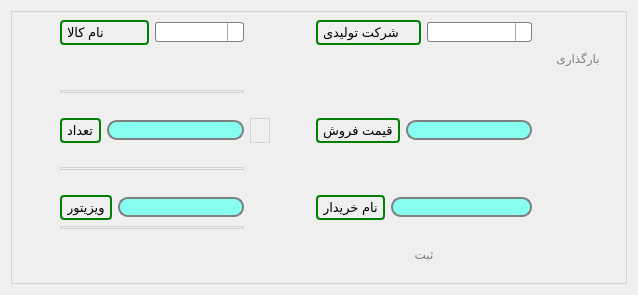
      <widget class="QWidget" name="tab_5">
       <attribute name="title">
        <string>ثبت سفارش</string>
       </attribute>
       <layout class="QGridLayout" name="gridLayout_5">
        <item row="0" column="0">
         <widget class="QWidget" name="widget_2" native="true">
          <property name="autoFillBackground">
           <bool>false</bool>
          </property>
          <property name="styleSheet">
           <string notr="true">QWidget {
    border: 1px solid lightgray;
    titlebar-close-icon: url(close.png);
    titlebar-normal-icon: url(float.png);
}

QWidget::title {
    text-align: left;
    background: lightgray;
    padding-left: 35px;
}

QWidget::close-button, QWidget::float-button {
    background: darkgray;
    padding: 0px;
    icon-size: 14px; /* maximum icon size */
}

QWidget::close-button:hover, QWidget::float-button:hover {
    background: gray;
}

QWidget::close-button:pressed, QWidget::float-button:pressed {
    padding: 1px -1px -1px 1px;
}

QWidget::close-button {
    subcontrol-position: top left;
    subcontrol-origin: margin;
    position: absolute;
    top: 0px; left: 0px; bottom: 0px;
    width: 14px;
}

QWidget::float-button {
    subcontrol-position: top left;
    subcontrol-origin: margin;
    position: absolute;
    top: 0px; left: 16px; bottom: 0px;
    width: 14px;
}</string>
          </property>
          <layout class="QGridLayout" name="gridLayout_4">
           <item row="6" column="1">
            <layout class="QHBoxLayout" name="horizontalLayout_13">
             <item>
              <widget class="QLabel" name="label_17">
               <property name="styleSheet">
                <string notr="true">QFrame, QLabel, QToolTip {
    border: 2px solid green;
    border-radius: 4px;
    padding: 2px;
    background-image: url(images/welcome.png);
}</string>
               </property>
               <property name="text">
                <string>&lt;html&gt;&lt;head/&gt;&lt;body&gt;&lt;p&gt;&lt;span style=&quot; font-size:10pt;&quot;&gt;ویزیتور&lt;/span&gt;&lt;/p&gt;&lt;/body&gt;&lt;/html&gt;</string>
               </property>
              </widget>
             </item>
             <item>
              <widget class="QLineEdit" name="visitor">
               <property name="styleSheet">
                <string notr="true">QLineEdit {
    border: 2px solid gray;
    border-radius: 10px;
    padding: 0 8px;
    background: rgb(134, 255, 241);
    selection-background-color: darkgray;
}</string>
               </property>
              </widget>
             </item>
            </layout>
           </item>
           <item row="6" column="4">
            <layout class="QHBoxLayout" name="horizontalLayout_12">
             <item>
              <widget class="QLabel" name="label_16">
               <property name="styleSheet">
                <string notr="true">QFrame, QLabel, QToolTip {
    border: 2px solid green;
    border-radius: 4px;
    padding: 2px;
    background-image: url(images/welcome.png);
}</string>
               </property>
               <property name="text">
                <string>&lt;html&gt;&lt;head/&gt;&lt;body&gt;&lt;p&gt;&lt;span style=&quot; font-size:10pt;&quot;&gt;نام خریدار&lt;/span&gt;&lt;/p&gt;&lt;/body&gt;&lt;/html&gt;</string>
               </property>
              </widget>
             </item>
             <item>
              <widget class="QLineEdit" name="customerName">
               <property name="styleSheet">
                <string notr="true">QLineEdit {
    border: 2px solid gray;
    border-radius: 10px;
    padding: 0 8px;
    background: rgb(134, 255, 241);
    selection-background-color: darkgray;
}</string>
               </property>
              </widget>
             </item>
            </layout>
           </item>
           <item row="0" column="5">
            <spacer name="horizontalSpacer">
             <property name="orientation">
              <enum>Qt::Horizontal</enum>
             </property>
             <property name="sizeHint" stdset="0">
              <size>
               <width>40</width>
               <height>20</height>
              </size>
             </property>
            </spacer>
           </item>
           <item row="8" column="2">
            <spacer name="verticalSpacer_3">
             <property name="orientation">
              <enum>Qt::Vertical</enum>
             </property>
             <property name="sizeHint" stdset="0">
              <size>
               <width>20</width>
               <height>40</height>
              </size>
             </property>
            </spacer>
           </item>
           <item row="5" column="4">
            <spacer name="verticalSpacer_2">
             <property name="orientation">
              <enum>Qt::Vertical</enum>
             </property>
             <property name="sizeHint" stdset="0">
              <size>
               <width>20</width>
               <height>40</height>
              </size>
             </property>
            </spacer>
           </item>
           <item row="2" column="4">
            <spacer name="verticalSpacer">
             <property name="orientation">
              <enum>Qt::Vertical</enum>
             </property>
             <property name="sizeHint" stdset="0">
              <size>
               <width>20</width>
               <height>40</height>
              </size>
             </property>
            </spacer>
           </item>
           <item row="0" column="0">
            <spacer name="horizontalSpacer_2">
             <property name="orientation">
              <enum>Qt::Horizontal</enum>
             </property>
             <property name="sizeHint" stdset="0">
              <size>
               <width>40</width>
               <height>20</height>
              </size>
             </property>
            </spacer>
           </item>
           <item row="0" column="1">
            <layout class="QHBoxLayout" name="horizontalLayout_9">
             <item>
              <widget class="QLabel" name="label_12">
               <property name="styleSheet">
                <string notr="true">QFrame, QLabel, QToolTip {
    border: 2px solid green;
    border-radius: 4px;
    padding: 2px;
    background-image: url(images/welcome.png);
}</string>
               </property>
               <property name="text">
                <string>&lt;html&gt;&lt;head/&gt;&lt;body&gt;&lt;p&gt;&lt;span style=&quot; font-size:10pt;&quot;&gt;نام کالا&lt;/span&gt;&lt;/p&gt;&lt;/body&gt;&lt;/html&gt;</string>
               </property>
              </widget>
             </item>
             <item>
              <widget class="QComboBox" name="comboName">
               <property name="styleSheet">
                <string notr="true">QComboBox {
    border: 1px solid gray;
    border-radius: 3px;
    padding: 1px 18px 1px 3px;
    min-width: 6em;
}

QComboBox:editable {
    background: white;
}

QComboBox:!editable, QComboBox::drop-down:editable {
     background: qlineargradient(x1: 0, y1: 0, x2: 0, y2: 1,
                                 stop: 0 #E1E1E1, stop: 0.4 #DDDDDD,
                                 stop: 0.5 #D8D8D8, stop: 1.0 #D3D3D3);
}

/* QComboBox gets the &quot;on&quot; state when the popup is open */
QComboBox:!editable:on, QComboBox::drop-down:editable:on {
    background: qlineargradient(x1: 0, y1: 0, x2: 0, y2: 1,
                                stop: 0 #D3D3D3, stop: 0.4 #D8D8D8,
                                stop: 0.5 #DDDDDD, stop: 1.0 #E1E1E1);
}

QComboBox:on { /* shift the text when the popup opens */
    padding-top: 3px;
    padding-left: 4px;
}

QComboBox::drop-down {
    subcontrol-origin: padding;
    subcontrol-position: top right;
    width: 15px;

    border-left-width: 1px;
    border-left-color: darkgray;
    border-left-style: solid; /* just a single line */
    border-top-right-radius: 3px; /* same radius as the QComboBox */
    border-bottom-right-radius: 3px;
}

QComboBox::down-arrow {
    image: url(/usr/share/icons/crystalsvg/16x16/actions/1downarrow.png);
}

QComboBox::down-arrow:on { /* shift the arrow when popup is open */
    top: 1px;
    left: 1px;
}</string>
               </property>
              </widget>
             </item>
            </layout>
           </item>
           <item row="0" column="4">
            <layout class="QHBoxLayout" name="horizontalLayout_8">
             <item>
              <widget class="QLabel" name="label_9">
               <property name="styleSheet">
                <string notr="true">QFrame, QLabel, QToolTip {
    border: 2px solid green;
    border-radius: 4px;
    padding: 2px;
    background-image: url(images/welcome.png);
}</string>
               </property>
               <property name="text">
                <string>&lt;html&gt;&lt;head/&gt;&lt;body&gt;&lt;p&gt;&lt;span style=&quot; font-size:10pt;&quot;&gt;شرکت تولیدی&lt;/span&gt;&lt;/p&gt;&lt;/body&gt;&lt;/html&gt;</string>
               </property>
              </widget>
             </item>
             <item>
              <widget class="QComboBox" name="combocompany">
               <property name="styleSheet">
                <string notr="true">QComboBox {
    border: 1px solid gray;
    border-radius: 3px;
    padding: 1px 18px 1px 3px;
    min-width: 6em;
}

QComboBox:editable {
    background: white;
}

QComboBox:!editable, QComboBox::drop-down:editable {
     background: qlineargradient(x1: 0, y1: 0, x2: 0, y2: 1,
                                 stop: 0 #E1E1E1, stop: 0.4 #DDDDDD,
                                 stop: 0.5 #D8D8D8, stop: 1.0 #D3D3D3);
}

/* QComboBox gets the &quot;on&quot; state when the popup is open */
QComboBox:!editable:on, QComboBox::drop-down:editable:on {
    background: qlineargradient(x1: 0, y1: 0, x2: 0, y2: 1,
                                stop: 0 #D3D3D3, stop: 0.4 #D8D8D8,
                                stop: 0.5 #DDDDDD, stop: 1.0 #E1E1E1);
}

QComboBox:on { /* shift the text when the popup opens */
    padding-top: 3px;
    padding-left: 4px;
}

QComboBox::drop-down {
    subcontrol-origin: padding;
    subcontrol-position: top right;
    width: 15px;

    border-left-width: 1px;
    border-left-color: darkgray;
    border-left-style: solid; /* just a single line */
    border-top-right-radius: 3px; /* same radius as the QComboBox */
    border-bottom-right-radius: 3px;
}

QComboBox::down-arrow {
    image: url(/usr/share/icons/crystalsvg/16x16/actions/1downarrow.png);
}

QComboBox::down-arrow:on { /* shift the arrow when popup is open */
    top: 1px;
    left: 1px;
}</string>
               </property>
              </widget>
             </item>
            </layout>
           </item>
           <item row="3" column="3">
            <spacer name="horizontalSpacer_3">
             <property name="orientation">
              <enum>Qt::Horizontal</enum>
             </property>
             <property name="sizeHint" stdset="0">
              <size>
               <width>40</width>
               <height>20</height>
              </size>
             </property>
            </spacer>
           </item>
           <item row="3" column="4">
            <layout class="QHBoxLayout" name="horizontalLayout_11">
             <item>
              <widget class="QLabel" name="label_13">
               <property name="styleSheet">
                <string notr="true">QFrame, QLabel, QToolTip {
    border: 2px solid green;
    border-radius: 4px;
    padding: 2px;
    background-image: url(images/welcome.png);
}</string>
               </property>
               <property name="text">
                <string>&lt;html&gt;&lt;head/&gt;&lt;body&gt;&lt;p&gt;&lt;span style=&quot; font-size:10pt;&quot;&gt;قیمت فروش&lt;/span&gt;&lt;/p&gt;&lt;/body&gt;&lt;/html&gt;</string>
               </property>
              </widget>
             </item>
             <item>
              <widget class="QLineEdit" name="lineEdit">
               <property name="styleSheet">
                <string notr="true">QLineEdit {
    border: 2px solid gray;
    border-radius: 10px;
    padding: 0 8px;
    background: rgb(134, 255, 241);
    selection-background-color: darkgray;
}</string>
               </property>
              </widget>
             </item>
            </layout>
           </item>
           <item row="3" column="1">
            <layout class="QHBoxLayout" name="horizontalLayout_10">
             <item>
              <widget class="QLabel" name="label_11">
               <property name="styleSheet">
                <string notr="true">QFrame, QLabel, QToolTip {
    border: 2px solid green;
    border-radius: 4px;
    padding: 2px;
    background-image: url(images/welcome.png);
}
</string>
               </property>
               <property name="text">
                <string>&lt;html&gt;&lt;head/&gt;&lt;body&gt;&lt;p&gt;&lt;span style=&quot; font-size:10pt;&quot;&gt;تعداد&lt;/span&gt;&lt;/p&gt;&lt;/body&gt;&lt;/html&gt;</string>
               </property>
              </widget>
             </item>
             <item>
              <widget class="QLineEdit" name="number">
               <property name="styleSheet">
                <string notr="true">QLineEdit {
    border: 2px solid gray;
    border-radius: 10px;
    padding: 0 8px;
    background: rgb(134, 255, 241);
    selection-background-color: darkgray;
}</string>
               </property>
              </widget>
             </item>
            </layout>
           </item>
           <item row="2" column="1">
            <widget class="Line" name="line_13">
             <property name="orientation">
              <enum>Qt::Horizontal</enum>
             </property>
            </widget>
           </item>
           <item row="5" column="1">
            <widget class="Line" name="line_14">
             <property name="orientation">
              <enum>Qt::Horizontal</enum>
             </property>
            </widget>
           </item>
           <item row="7" column="1">
            <widget class="Line" name="line_15">
             <property name="orientation">
              <enum>Qt::Horizontal</enum>
             </property>
            </widget>
           </item>
           <item row="1" column="5">
            <widget class="QPushButton" name="pushButton_2">
             <property name="styleSheet">
              <string notr="true">QPushButton {
    border: 2px solid #8f8f91;
    border-radius: 6px;
    background-color: qlineargradient(x1: 0, y1: 0, x2: 0, y2: 1,
                                      stop: 0 #f6f7fa, stop: 1 #dadbde);
    min-width: 80px;
}

QPushButton:pressed {
    background-color: qlineargradient(x1: 0, y1: 0, x2: 0, y2: 1,
                                      stop: 0 #dadbde, stop: 1 #f6f7fa);
}

QPushButton:flat {
    border: none; /* no border for a flat push button */
}

QPushButton:default {
    border-color: navy; /* make the default button prominent */
}
QPushButton:open { /* when the button has its menu open */
    background-color: qlineargradient(x1: 0, y1: 0, x2: 0, y2: 1,
                                      stop: 0 #dadbde, stop: 1 #f6f7fa);
}

QPushButton::menu-indicator {
    image: url(menu_indicator.png);
    subcontrol-origin: padding;
    subcontrol-position: bottom right;
}

QPushButton::menu-indicator:pressed, QPushButton::menu-indicator:open {
    position: relative;
    top: 2px; left: 2px; /* shift the arrow by 2 px */
}
QPushButton:open { /* when the button has its menu open */
    background-color: qlineargradient(x1: 0, y1: 0, x2: 0, y2: 1,
                                      stop: 0 #dadbde, stop: 1 #f6f7fa);
}

QPushButton::menu-indicator {
    image: url(menu_indicator.png);
    subcontrol-origin: padding;
    subcontrol-position: bottom right;
}

QPushButton::menu-indicator:pressed, QPushButton::menu-indicator:open {
    position: relative;
    top: 2px; left: 2px; /* shift the arrow by 2 px */
}
 QPushButton {
            color: grey;
            border-image: url(/home/kamlie/code/button.png) 3 10 3 10;
            border-top: 3px transparent;
            border-bottom: 3px transparent;
            border-right: 10px transparent;
            border-left: 10px transparent;
        }

QPushButton#evilButton {
    background-color: red;
    border-style: outset;
    border-width: 2px;
    border-color: beige;
}</string>
             </property>
             <property name="text">
              <string>بارگذاری</string>
             </property>
            </widget>
           </item>
           <item row="8" column="4">
            <widget class="QPushButton" name="pushButton_3">
             <property name="styleSheet">
              <string notr="true">QPushButton {
    border: 2px solid #8f8f91;
    border-radius: 6px;
    background-color: qlineargradient(x1: 0, y1: 0, x2: 0, y2: 1,
                                      stop: 0 #f6f7fa, stop: 1 #dadbde);
    min-width: 80px;
}

QPushButton:pressed {
    background-color: qlineargradient(x1: 0, y1: 0, x2: 0, y2: 1,
                                      stop: 0 #dadbde, stop: 1 #f6f7fa);
}

QPushButton:flat {
    border: none; /* no border for a flat push button */
}

QPushButton:default {
    border-color: navy; /* make the default button prominent */
}
QPushButton:open { /* when the button has its menu open */
    background-color: qlineargradient(x1: 0, y1: 0, x2: 0, y2: 1,
                                      stop: 0 #dadbde, stop: 1 #f6f7fa);
}

QPushButton::menu-indicator {
    image: url(menu_indicator.png);
    subcontrol-origin: padding;
    subcontrol-position: bottom right;
}

QPushButton::menu-indicator:pressed, QPushButton::menu-indicator:open {
    position: relative;
    top: 2px; left: 2px; /* shift the arrow by 2 px */
}
QPushButton:open { /* when the button has its menu open */
    background-color: qlineargradient(x1: 0, y1: 0, x2: 0, y2: 1,
                                      stop: 0 #dadbde, stop: 1 #f6f7fa);
}

QPushButton::menu-indicator {
    image: url(menu_indicator.png);
    subcontrol-origin: padding;
    subcontrol-position: bottom right;
}

QPushButton::menu-indicator:pressed, QPushButton::menu-indicator:open {
    position: relative;
    top: 2px; left: 2px; /* shift the arrow by 2 px */
}
 QPushButton {
            color: grey;
            border-image: url(/home/kamlie/code/button.png) 3 10 3 10;
            border-top: 3px transparent;
            border-bottom: 3px transparent;
            border-right: 10px transparent;
            border-left: 10px transparent;
        }

QPushButton#evilButton {
    background-color: red;
    border-style: outset;
    border-width: 2px;
    border-color: beige;
}</string>
             </property>
             <property name="text">
              <string>ثبت</string>
             </property>
            </widget>
           </item>
           <item row="3" column="2">
            <widget class="QLabel" name="lcd">
             <property name="frameShape">
              <enum>QFrame::Box</enum>
             </property>
             <property name="text">
              <string/>
             </property>
            </widget>
           </item>
          </layout>
         </widget>
        </item>
       </layout>
      </widget>
